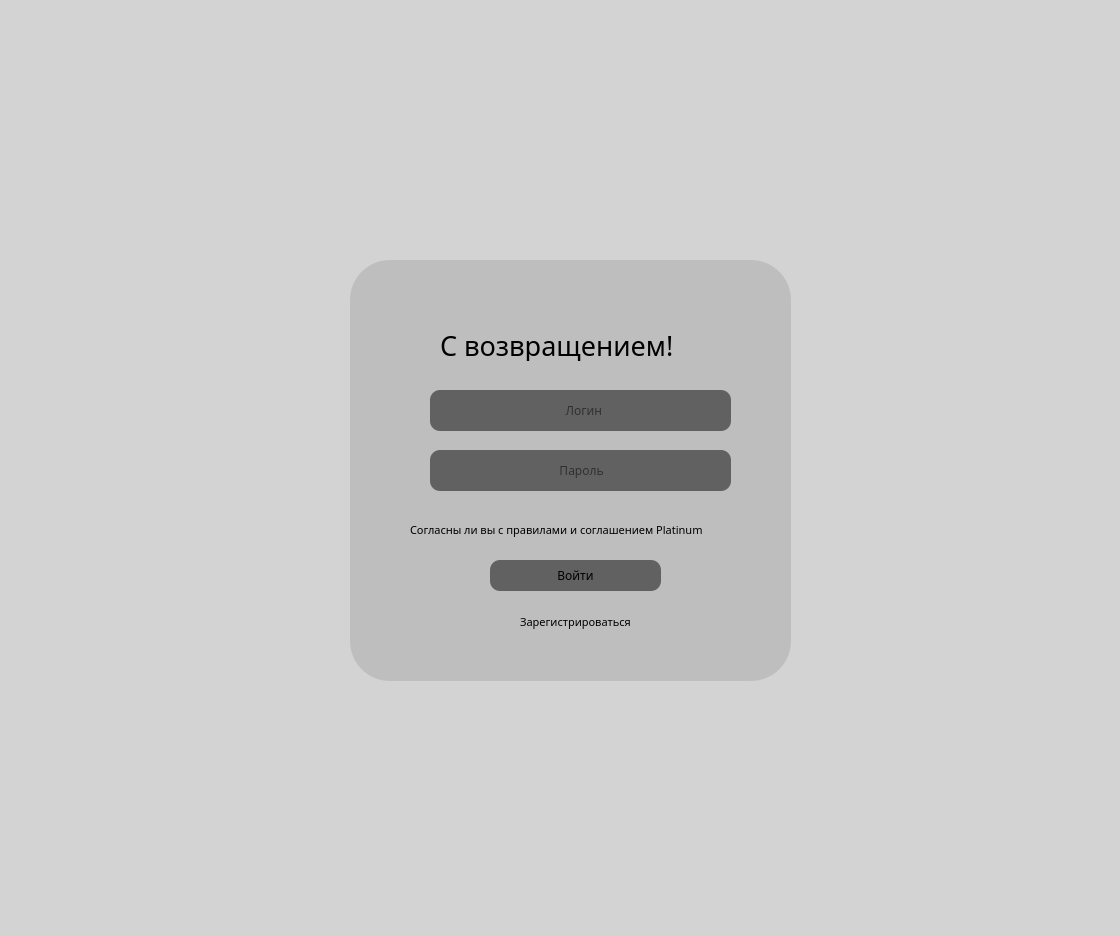
<?xml version="1.0" encoding="UTF-8"?>
<ui version="4.0">
 <class>MainWindow</class>
 <widget class="QMainWindow" name="MainWindow">
  <property name="geometry">
   <rect>
    <x>0</x>
    <y>0</y>
    <width>1120</width>
    <height>936</height>
   </rect>
  </property>
  <property name="font">
   <font>
    <family>Multiround Pro</family>
   </font>
  </property>
  <property name="windowTitle">
   <string>Platinum</string>
  </property>
  <property name="styleSheet">
   <string notr="true">
background-color: rgb(211, 211, 211);</string>
  </property>
  <widget class="QWidget" name="centralwidget">
   <widget class="QFrame" name="frame">
    <property name="geometry">
     <rect>
      <x>350</x>
      <y>260</y>
      <width>441</width>
      <height>421</height>
     </rect>
    </property>
    <property name="styleSheet">
     <string notr="true">border-radius: 40px;
background-color: rgba(180, 180, 180, 175);</string>
    </property>
    <property name="frameShape">
     <enum>QFrame::StyledPanel</enum>
    </property>
    <property name="frameShadow">
     <enum>QFrame::Raised</enum>
    </property>
    <widget class="QLineEdit" name="lineEdit_2">
     <property name="geometry">
      <rect>
       <x>80</x>
       <y>190</y>
       <width>301</width>
       <height>41</height>
      </rect>
     </property>
     <property name="font">
      <font>
       <family>Multiround Pro</family>
      </font>
     </property>
     <property name="styleSheet">
      <string notr="true">background-color: rgba(54, 54, 54,175);
border-radius: 10px</string>
     </property>
     <property name="placeholderText">
      <string>                                         Пароль</string>
     </property>
    </widget>
    <widget class="QLineEdit" name="lineEdit_3">
     <property name="geometry">
      <rect>
       <x>80</x>
       <y>130</y>
       <width>301</width>
       <height>41</height>
      </rect>
     </property>
     <property name="font">
      <font>
       <family>Multiround Pro</family>
      </font>
     </property>
     <property name="styleSheet">
      <string notr="true">background-color: rgba(54, 54, 54,175);
border-radius: 10px;  </string>
     </property>
     <property name="placeholderText">
      <string>                                           Логин</string>
     </property>
    </widget>
    <widget class="QCheckBox" name="checkBox">
     <property name="geometry">
      <rect>
       <x>40</x>
       <y>260</y>
       <width>381</width>
       <height>20</height>
      </rect>
     </property>
     <property name="font">
      <font>
       <family>Multiround Pro</family>
       <pointsize>8</pointsize>
      </font>
     </property>
     <property name="styleSheet">
      <string notr="true">background-color: rgba(255, 255, 255, 0);</string>
     </property>
     <property name="text">
      <string>Согласны ли вы с правилами и соглашением Platinum</string>
     </property>
    </widget>
    <widget class="QPushButton" name="pushButton">
     <property name="geometry">
      <rect>
       <x>140</x>
       <y>300</y>
       <width>171</width>
       <height>31</height>
      </rect>
     </property>
     <property name="font">
      <font>
       <family>Multiround Pro</family>
       <italic>false</italic>
       <bold>false</bold>
      </font>
     </property>
     <property name="styleSheet">
      <string notr="true">background-color: rgba(54, 54, 54,175);
border-radius: 10px</string>
     </property>
     <property name="text">
      <string>Войти</string>
     </property>
    </widget>
    <widget class="QPushButton" name="pushButton_2">
     <property name="geometry">
      <rect>
       <x>150</x>
       <y>350</y>
       <width>151</width>
       <height>24</height>
      </rect>
     </property>
     <property name="font">
      <font>
       <family>Multiround Pro</family>
       <pointsize>8</pointsize>
      </font>
     </property>
     <property name="styleSheet">
      <string notr="true">background-color: rgba(255, 255, 255, 0);</string>
     </property>
     <property name="text">
      <string>Зарегистрироваться</string>
     </property>
    </widget>
    <widget class="QLabel" name="label">
     <property name="geometry">
      <rect>
       <x>90</x>
       <y>70</y>
       <width>291</width>
       <height>31</height>
      </rect>
     </property>
     <property name="font">
      <font>
       <family>Multiround Pro</family>
       <pointsize>20</pointsize>
      </font>
     </property>
     <property name="styleSheet">
      <string notr="true">background-color: rgba(255, 255, 255, 0);</string>
     </property>
     <property name="text">
      <string>С возвращением!</string>
     </property>
    </widget>
   </widget>
  </widget>
 </widget>
 <resources/>
 <connections/>
</ui>
